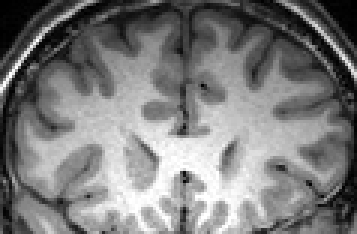
%> input picture 1.bmp, 119 x 78 px (shown 3 times larger)
$ octave Demo_RSF.m   (GNU Octave 9; MATLAB toolbox functions it lacks are replaced by stand-ins)
%> lines starting %> are read from the running program, lines starting %| are printed output that depends on the picture; in (x1, y1, x2, y2) boxes, pixels count from 0 and x2, y2 are one past the last pixel; in counts of white or black regions, pixels touching at a corner belong together; the program's own positions count from 1
### determineParameters.m
function [ numberOfIterations, lambda1, lambda2, nu, initialLSF ] = determineParameters( imName )
% imName: image file name, (can be 1.bmp, 2.bmp, 3.bmp, 4.bmp, 5.bmp)
% numberOfIterations: number of iterations that will be used in the algorithm
% lambda1, lambda2: positive constants for local intensity fitting energy
% nu: coefficient of the length term
% initialLSF: initial level set function
% This function determines these parameters for each image

image = imread(imName);
[a, b] = size(image);
if(imName == '1.bmp')
    numberOfIterations = 1000;
    lambda1 = 1.0;
    lambda2 = 3.0;
    nu = 0.004*255*255;
    initialLSF = ones(a, b).*2;
    initialLSF(30:70, 30:90) = -2;
elseif(imName == '2.bmp')
    numberOfIterations = 200;
    lambda1 = 1.0;
    lambda2 = 1.0;
    nu = 0.002*255*255;
    initialLSF = ones(a, b).*2;
    initialLSF(26:32, 28:34) = -2;
elseif(imName == '3.bmp')
    numberOfIterations = 300;
    lambda1 = 1.0;
    lambda2 = 1.0;
    nu = 0.003*255*255;
    initialLSF = ones(a, b).*2;
    initialLSF(15:78, 32:95) = -2;
elseif(imName == '4.bmp')
    numberOfIterations = 150;
    lambda1 = 1.0;
    lambda2 = 1.0;
    nu = 0.001*255*255;
    initialLSF = ones(a, b).*2;
    initialLSF(53:77, 46:70) = -2;
elseif(imName == '5.bmp')
    numberOfIterations = 220;
    lambda1 = 1.0;
    lambda2 = 1.0;
    nu = 0.001*255*255;
    initialLSF = ones(a, b).*2;
    initialLSF(47:60, 86:99) = -2;
end

end

### RSF.m
function U = RSF(initialLSF,image,Ksigma,KI,KONE,nu,step,mu,lambda1,lambda2,epsilon,numberOfIterations)
% This (RSF.m) function is taken from http://www.bic.mni.mcgill.ca/brainweb/ website
% It determines region-scalable fitting (RSF) energy functional based on
% contour and 2 fitting functions that are located at inner and outer
% regions of the contour which can be interpreted as image intensities on
% these regions.
% initialLSF: initial level set function that will be used.
% image: Image data read from specified image file.
% Ksigma: Gaussian Kernel Function
% lambda1, lambda2: They are positive constants
% U: it is stated as subregion

U=initialLSF;
for i=1:numberOfIterations
    [a,b] = size(U);
    U([1 a],[1 b]) = U([3 a-2],[3 b-2]);
    U([1 a],2:end-1) = U([3 a-2],2:end-1);
    U(2:end-1,[1 b]) = U(2:end-1,[3 b-2]);

    [ux,uy] = gradient(U);
    normDu = sqrt(ux.^2+uy.^2+1e-10);                       % the norm of the gradient plus a small possitive number
                                                            % to avoid division by zero in the following computation.
    Nx = ux./normDu;
    Ny = uy./normDu;
    [nxx,~] = gradient(Nx);
    [~,nyy] = gradient(Ny);
    K = nxx+nyy;

    DrcU=(epsilon/pi)./(epsilon^2.+U.^2);

    Hu=0.5*(1+(2/pi)*atan(U./epsilon));

    I=image.*Hu;
    c1=conv2(Hu,Ksigma,'same');
    c2=conv2(I,Ksigma,'same');
    f1=c2./(c1);
    f2=(KI-c2)./(KONE-c1);


    %%% compute lambda1*e1-lambda2*e2
    s1=lambda1.*f1.^2-lambda2.*f2.^2;                   % compute lambda1*e1-lambda2*e2
    s2=lambda1.*f1-lambda2.*f2;
    dataForce=(lambda1-lambda2)*KONE.*image.*image+conv2(s1,Ksigma,'same')-2.*image.*conv2(s2,Ksigma,'same');

    A=-DrcU.*dataForce;
    P=mu*(4*del2(U)-K);                                 % compute the laplacian (d^2u/dx^2 + d^2u/dy^2)
    L=nu.*DrcU.*K;
    U=U+step*(L+P+A);
end

### Demo_RSF.m
clc;clear all;close all;
imageName = input('Please indicate image file name on which image you want segmentation to be performed: ', 's'); %take image name
%> the answer given: 1.bmp
I = imread(imageName); % write image data to array
%> I is the input picture: size 78x119 uint8; min 0, max 255, mean 123.3
I = double(I(:,:,1));
%> I: size 78x119 double
[numberOfIterations lambda1 lambda2 nu initialLSF] = determineParameters(imageName); % function call to determine parameters for each image
%> in determineParameters, `initialLSF(30:70, 30:90) = -2;`:
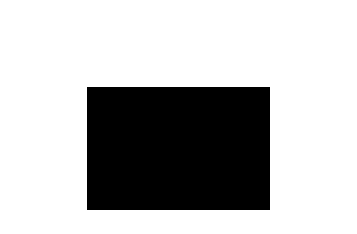
%> initialLSF: size 78x119 double (shown 3 times larger); values -2 (black) and 2 (white), 73.1% white; 1 black region, box (x1, y1, x2, y2) and area: (29, 29, 90, 70) 2501
%> numberOfIterations = 1000; lambda1 = 1; lambda2 = 3; nu = 260.1

%% opening a new figure
figure;
imagesc(I, [0,255]);
colormap(gray);
hold on;
axis off, axis equal;
title('Initial Contour');
%%
U = initialLSF; % set initial contour
[~,~] = contour(U,[0 0],'r'); % determine contour for initial LSF function
step = 0.1; % time step for illustration purposes
pause(step);

sigma = 3.0; % for scaling other parameters, sigma is taken as 3.0
K = fspecial('gaussian', 4*sigma + 1, sigma); % create Gaussian function
KI = conv2(I, K, 'same'); % convolution of Gaussian with constant function 1
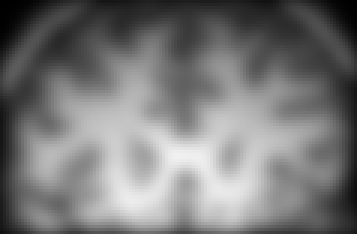
%> KI: size 78x119 double (shown 3 times larger); min 0.293, max 240.9, mean 120
KONE = conv2(ones(size(I)),K,'same');

%% iterative approach
for i=1:numberOfIterations
    % function call to determine LSF on each iteration
    U = RSF(U,I,K,KI,KONE,nu,step,1,lambda1,lambda2,1.0,1);
    if (mod(i,20) == 0)
        % display progress in each iteration with a time step for
        % illustration purposes
        pause(.1);
        imagesc(I, [0, 255]);
        colormap(gray);
        hold on;
        axis off, axis equal;
        [~, ~] = contour(U, [0 0], 'r');

        title([num2str(i) ' iteration']);
        hold off;
    end
end
%> this loop made 1000 passes
%> pass 1, `U = RSF(U,I,K,KI,KONE,nu,step,1,lambda1,lambda2,1.0,1);`:
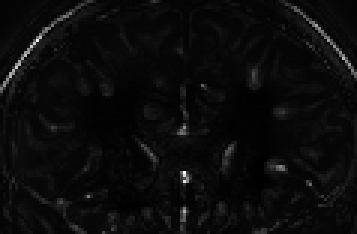
%> U: size 78x119 double (shown 3 times larger); min -6.54, max 463.7, mean 15.2; drawn with min black and max white
%> pass 2, `U = RSF(U,I,K,KI,KONE,nu,step,1,lambda1,lambda2,1.0,1);`:
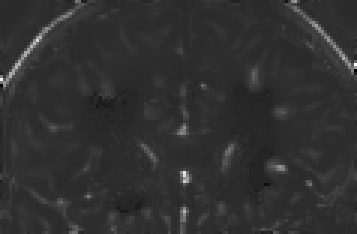
%> U: size 78x119 double (shown 3 times larger); min -74.14, max 392.4, mean 16; drawn with min black and max white
%> after the loop:
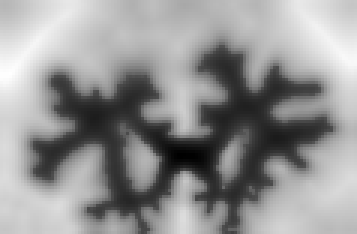
%> U: size 78x119 double (shown 3 times larger); min -44.57, max 85.72, mean 31.4; drawn with min black and max white
%> after the loop:
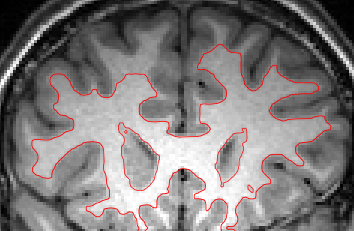
%> figure redrawn from the program's plot data; shown 3 times larger; its title reads '1000 iteration'

% display the final image segmentation
imagesc(I, [0, 255]);
colormap(gray);
hold on;
axis off, axis equal
[~,~] = contour(U,[0 0],'r');
title(['Final contour, ' num2str(i) 'iterations']);

% display the final level set function
figure;
mesh(U);
title('Final level set function');
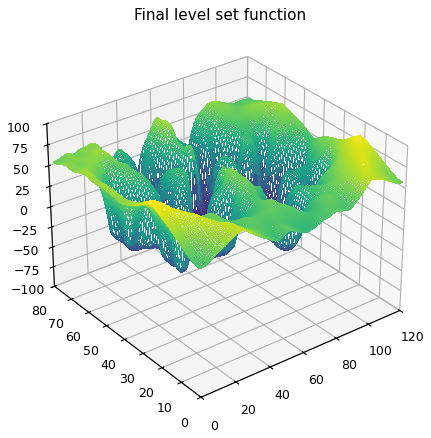
%> figure redrawn from the program's plot data
